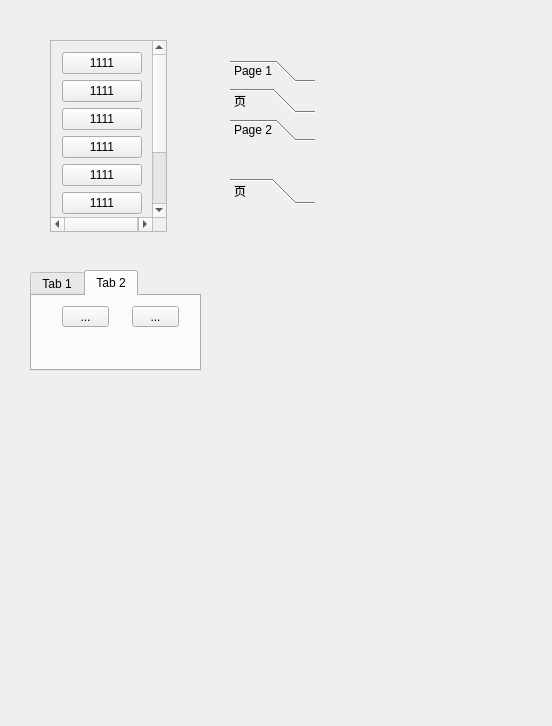
<?xml version="1.0" encoding="UTF-8"?>
<ui version="4.0">
 <class>Widget</class>
 <widget class="QWidget" name="Widget">
  <property name="geometry">
   <rect>
    <x>0</x>
    <y>0</y>
    <width>552</width>
    <height>726</height>
   </rect>
  </property>
  <property name="windowTitle">
   <string>Widget</string>
  </property>
  <widget class="QScrollArea" name="scrollArea">
   <property name="geometry">
    <rect>
     <x>50</x>
     <y>40</y>
     <width>117</width>
     <height>192</height>
    </rect>
   </property>
   <property name="widgetResizable">
    <bool>true</bool>
   </property>
   <widget class="QWidget" name="scrollAreaWidgetContents">
    <property name="geometry">
     <rect>
      <x>0</x>
      <y>0</y>
      <width>115</width>
      <height>330</height>
     </rect>
    </property>
    <layout class="QVBoxLayout" name="verticalLayout">
     <item>
      <widget class="QPushButton" name="pushButton">
       <property name="text">
        <string>1111</string>
       </property>
      </widget>
     </item>
     <item>
      <widget class="QPushButton" name="pushButton_9">
       <property name="text">
        <string>1111</string>
       </property>
      </widget>
     </item>
     <item>
      <widget class="QPushButton" name="pushButton_8">
       <property name="text">
        <string>1111</string>
       </property>
      </widget>
     </item>
     <item>
      <widget class="QPushButton" name="pushButton_2">
       <property name="text">
        <string>1111</string>
       </property>
      </widget>
     </item>
     <item>
      <widget class="QPushButton" name="pushButton_7">
       <property name="text">
        <string>1111</string>
       </property>
      </widget>
     </item>
     <item>
      <widget class="QPushButton" name="pushButton_6">
       <property name="text">
        <string>1111</string>
       </property>
      </widget>
     </item>
     <item>
      <widget class="QPushButton" name="pushButton_3">
       <property name="text">
        <string>1111</string>
       </property>
      </widget>
     </item>
     <item>
      <widget class="QPushButton" name="pushButton_5">
       <property name="text">
        <string>1111</string>
       </property>
      </widget>
     </item>
     <item>
      <widget class="QPushButton" name="pushButton_4">
       <property name="text">
        <string>1111</string>
       </property>
      </widget>
     </item>
    </layout>
   </widget>
  </widget>
  <widget class="QToolBox" name="toolBox">
   <property name="geometry">
    <rect>
     <x>230</x>
     <y>60</y>
     <width>85</width>
     <height>145</height>
    </rect>
   </property>
   <property name="currentIndex">
    <number>2</number>
   </property>
   <widget class="QWidget" name="page">
    <property name="geometry">
     <rect>
      <x>0</x>
      <y>0</y>
      <width>85</width>
      <height>25</height>
     </rect>
    </property>
    <attribute name="label">
     <string>Page 1</string>
    </attribute>
    <widget class="QToolButton" name="toolButton">
     <property name="geometry">
      <rect>
       <x>10</x>
       <y>10</y>
       <width>47</width>
       <height>21</height>
      </rect>
     </property>
     <property name="text">
      <string>1</string>
     </property>
    </widget>
    <widget class="QToolButton" name="toolButton_2">
     <property name="geometry">
      <rect>
       <x>20</x>
       <y>50</y>
       <width>47</width>
       <height>21</height>
      </rect>
     </property>
     <property name="text">
      <string>...</string>
     </property>
    </widget>
   </widget>
   <widget class="QWidget" name="page_3">
    <attribute name="label">
     <string>页</string>
    </attribute>
   </widget>
   <widget class="QWidget" name="page_2">
    <property name="geometry">
     <rect>
      <x>0</x>
      <y>0</y>
      <width>85</width>
      <height>25</height>
     </rect>
    </property>
    <attribute name="label">
     <string>Page 2</string>
    </attribute>
   </widget>
   <widget class="QWidget" name="page_4">
    <attribute name="label">
     <string>页</string>
    </attribute>
   </widget>
  </widget>
  <widget class="QTabWidget" name="tabWidget">
   <property name="geometry">
    <rect>
     <x>30</x>
     <y>270</y>
     <width>171</width>
     <height>101</height>
    </rect>
   </property>
   <property name="currentIndex">
    <number>1</number>
   </property>
   <widget class="QWidget" name="tab">
    <attribute name="title">
     <string>Tab 1</string>
    </attribute>
    <widget class="QPushButton" name="pushButton_10">
     <property name="geometry">
      <rect>
       <x>0</x>
       <y>0</y>
       <width>93</width>
       <height>28</height>
      </rect>
     </property>
     <property name="text">
      <string>PushButton</string>
     </property>
    </widget>
    <widget class="QToolButton" name="toolButton_3">
     <property name="geometry">
      <rect>
       <x>20</x>
       <y>30</y>
       <width>47</width>
       <height>21</height>
      </rect>
     </property>
     <property name="text">
      <string>...</string>
     </property>
    </widget>
   </widget>
   <widget class="QWidget" name="tab_2">
    <attribute name="title">
     <string>Tab 2</string>
    </attribute>
    <widget class="QToolButton" name="toolButton_4">
     <property name="geometry">
      <rect>
       <x>30</x>
       <y>10</y>
       <width>47</width>
       <height>21</height>
      </rect>
     </property>
     <property name="text">
      <string>...</string>
     </property>
    </widget>
    <widget class="QToolButton" name="toolButton_5">
     <property name="geometry">
      <rect>
       <x>100</x>
       <y>10</y>
       <width>47</width>
       <height>21</height>
      </rect>
     </property>
     <property name="text">
      <string>...</string>
     </property>
    </widget>
   </widget>
  </widget>
 </widget>
 <layoutdefault spacing="6" margin="11"/>
 <resources/>
 <connections/>
</ui>
